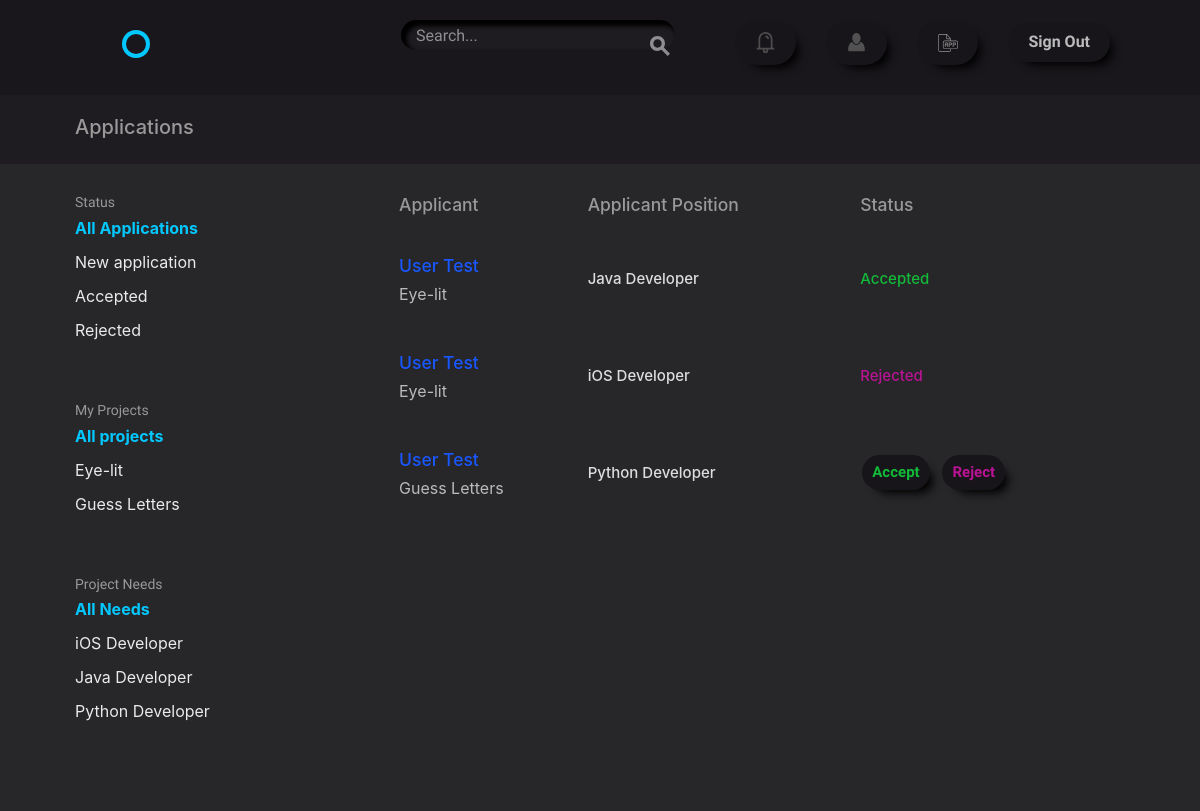
The page /accounts/applications/ (signed in) on the database its author committed.
### projects/models.py (models this page shows)
class Project(models.Model):
    user = models.ForeignKey(settings.AUTH_USER_MODEL,
                             related_name='projects',
                             on_delete=models.CASCADE)
    title = models.CharField(max_length=50)
    description = models.TextField(default='')
    time_estimate = models.CharField(max_length=100)
    requirements = models.CharField(max_length=255)
    def __str__(self):
        return '{}'.format(self.title)

class Position(models.Model):
    name = models.CharField(max_length=50)
    description = models.TextField(default='')
    project = models.ForeignKey(Project,
                                related_name='positions',
                                on_delete=models.CASCADE)
    time = models.CharField(max_length=30)
    skill = models.ManyToManyField('accounts.Skill',
                                   default='',
                                   related_name='skills')
    def __str__(self):
        return '{}'.format(self.name)

### accounts/models.py (models this page shows, shortened)
class UserApplication(models.Model):
    applicant = models.ForeignKey(settings.AUTH_USER_MODEL,
                                  on_delete=models.CASCADE,
                                  related_name='application')
    position = models.ForeignKey('projects.Position', related_name='apply')
    project = models.ForeignKey('projects.Project', related_name='user_projects')
    status = models.NullBooleanField(default=None)

class User(AbstractBaseUser, PermissionsMixin):
    username = models.CharField(max_length=50, unique=True)
    email = models.EmailField(unique=True)
    first_name = models.CharField(max_length=50)
    last_name = models.CharField(max_length=50)
    bio = models.TextField(default='')
    avatar = models.ImageField(upload_to='./user_avatar', blank=True)
    date_joined = models.DateTimeField(default=timezone.now)
    is_active = models.BooleanField(default=False)
    is_staff = models.BooleanField(default=False)
    objects = UserManager()
    USERNAME_FIELD = "email"
    REQUIRED_FIELDS = ['username']
    @property
    def full_name(self):
        return '{} {}'.format(self.first_name, self.last_name)

### accounts/views.py (the view, shortened to what this page needs)
# urls.py: url(r'applications/$', views.ApplicationView.as_view(),
class ApplicationView(LrM, PrM, ListView):
    template_name = "accounts/applications.html"
    model = models.UserApplication
    context_object_name = 'applications'
    prefetch_related = ['applicant__projects', ]
    def get_context_data(self, **kwargs):
        context = super(ApplicationView, self).get_context_data(**kwargs)
        context['applications'] = context['applications'].filter(
            project__user=self.request.user)
        context['app_list'] = ['New application', 'Accepted', 'Rejected']
        context['projects'] = self.request.user.projects.all()
        context['skills_list'] = Position.objects.filter(
            project__in=context['projects']).values('name').distinct()
        context['pro_selected'] = self.request.GET.get('pro_filter')
        context['skill_selected'] = self.request.GET.get('skill_filter')
        context['app_selected'] = self.request.GET.get('app_filter')
        return context
    def get_queryset(self):
        queryset = super().get_queryset()
        app_term = self.request.GET.get('app_filter')
        pro_term = self.request.GET.get('pro_filter')
        skill_term = self.request.GET.get('skill_filter')
        if app_term:
            queryset = queryset.filter(status=self.choice(app_term))
        if pro_term:
            queryset = queryset.filter(project__title=pro_term)
        if skill_term:
            queryset = queryset.filter(position__name=skill_term)
        return queryset

### accounts/templates/accounts/applications.html (shortened to what this page needs)
{% extends "layout.html" %}
{% block content %}
<div class="circle--actions--bar action-bar">
    <div class="bounds">
        <div class="grid-100">
            <h2>Applications</h2>
        </div>
    </div>
</div>
<div class="bounds circle--page">
    <div class="grid-25">
        <div class="circle--filter circle--secondary--module">
            <h4>Status</h4>
            <ul class="circle--filter--list">
                {% if app_list %}
                    <li><a href="{% url 'accounts:application' %}" {% if not app_selected %} class="selected"{% else %} class="my-button"{% endif %}>All Applications</a></li>
                    {% for application in app_list %}
                        <li><a href="?app_filter={{ application }}"{% if app_selected == application %} class="selected"{% else %} class="my-button"{% endif %}>{{ application }}</a></li>
                    {% endfor %}
                {% else %}
                    <li>N/A</li>
                {% endif %}
            </ul>
        </div>
        <div class="circle--filter circle--secondary--module">
            <h4>My Projects</h4>
                <ul class="circle--filter--list">
                    {% if projects %}
                        <li><a href="{% url 'accounts:application' %}" {% if not pro_selected %} class="selected"{% else %} class="my-button"{% endif %}>All projects</a></li>
                        {% for project in projects %}
                            <li><a href="?pro_filter={{ project.title }}"{% if pro_selected == project.title %} class="selected"{% else %} class="my-button"{% endif %}>{{ project.title }}</a></li>
                        {% endfor %}
                    {% else %}
                        <li>N/A</li>
                    {% endif %}
                </ul>
        </div>
        <div class="circle--filter circle--secondary--module">
            <h4>Project Needs</h4>
                <ul class="circle--filter--list">
                    {% if skills_list %}
                        <li><a href="{% url 'accounts:application' %}" {% if not skill_selected %} class="selected"{% else %} class="my-button"{% endif %}>All Needs</a></li>
                        {% for skill in skills_list %}
                            <li><a href="?skill_filter={{ skill.name }}"{% if skill_selected == skill.name %} class="selected"{% else %} class="my-button"{% endif %}>{{ skill.name }}</a></li>
                        {% endfor %}
                    {% else %}
                        <li>N/A</li>
                    {% endif %}
                </ul>
        </div>
    </div>
    <div class="grid-70 grid-push-5">
        <table class="u-full-width circle--table">
            <thead>
                <tr>
                <th><h3>Applicant</h3></th>
                <th class="circle--cell--right"><h3>Applicant Position</h3></th>
                <th class="circle--cell--right"><h3>Status</h3></th>
                </tr>
            </thead>
            <tbody>
                {% for application in applications %}
                <div class="d-flex fustify-content-between">
                    <tr class="clickable-row" data-href="{% url 'accounts:profile' application.applicant.pk %}">
                        <td>
                            <h3 class="title">{{ application.applicant.full_name }}</h3>
                            <p class="">{{ application.project }}</p>
                        </td>
                        <td class="circle--cell--right">
                            <span class="secondary-label h4 pos">{{ application.position }}</span>
                        </td>
                        <div class="d-flex justify-content-between">
                            {% if application.status == None %}
                                <td>
                                    <a class="button nav_button button-accept accepted mr-2"
                                       href="{% url 'accounts:decision_update' application.applicant.pk application.position.pk 'accept' %}">Accept</a>
                                    <a class="button nav_button button-accept rejected ml-2"
                                       href="{% url 'accounts:decision_update' application.applicant.pk application.position.pk 'reject' %}">Reject</a>
                                </td>
                            {% elif application.status %}
                                <td><h5 class="h4 accepted">Accepted</h5></td>
                            {% elif not application.status %}
                                <td><h5 class="h4 rejected">Rejected</h5></td>
                            {% endif %}
                        </div>
                    </tr>
                </div>
                {% endfor %}
            </tbody>
        </table>
    </div>
</div>
{% endblock %}

### assets/css/global.css (style rules this page uses)
html { font-family: sans-serif; -ms-text-size-adjust: 100%; -webkit-text-size-adjust: 100%; }
body { margin: 0; }
a { background-color: transparent; }
table { border-collapse: collapse; border-spacing: 0; }
td, th { padding: 0; }
html { font-size: 62.5%; }
body { font-size: 1.5em; line-height: 1.6; font-weight: 400; font-family: "Cousine"; color: #666; }
.bounds { max-width: 1080px; margin: 0 auto; }
.grid, .grid-5, .grid-10, .grid-15, .grid-20, .grid-25, .grid-30, .grid-33, .grid-35, .grid-40, .grid-45, .grid-50, .grid-55, .grid-60, .grid-65, .grid-66, .grid-70, .grid-75, .grid-80, .grid-90, .grid-95, .grid-100 { float: left; box-sizing: border-box; position: relative; }
.grid-push-5 { left: 5%; }
.grid-25 { width: 25%; padding: 0 15px; }
.grid-70 { width: 70%; padding: 0 15px; }
.grid-100 { width: 100%; padding: 0 15px; }
h1, h2, h3, h4, h5, h6 { margin-top: 0; margin-bottom: 2rem; font-weight: bold; font-family: "Work Sans", sans-serif; color: #222; }
h2 { font-size: 2.4rem; }
h3 { font-size: 1.8rem; }
h4 { font-size: 1.6rem; }
h5 { font-size: 1.4rem; }
@media (min-width: 550px) { h2 { font-size: 2.4rem; } }
@media (min-width: 550px) { h3 { font-size: 1.8rem; } }
@media (min-width: 550px) { h4 { font-size: 1.6rem; } }
@media (min-width: 550px) { h5 { font-size: 1.4rem; } }
p { margin-top: 0; font-size: 1.6rem; }
a { color: #689b98; -webkit-transition: color 0.2s; -moz-transition: color 0.2s; -ms-transition: color 0.2s; -o-transition: color 0.2s; transition: color 0.2s; }
.button, button, input[type="submit"], input[type="reset"], input[type="button"] { font-family: "Work Sans", sans-serif; font-size: 1.6rem; padding: 18px 30px; border: 0; margin-right: 10px; border-radius: 8px; font-weight: bold; display: inline-block; white-space: nowrap; box-sizing: border-box; line-height: 1; text-decoration: none; color: #689b98; background: none; box-shadow: 0 0 0 2px #689b98 inset; position: relative; -webkit-transition: 0.2s; -moz-transition: 0.2s; -ms-transition: 0.2s; -o-transition: 0.2s; transition: 0.2s; }
.button { cursor: pointer; }
ul { list-style: circle inside; }
ul { padding-left: 0; margin-top: 0; }
li { margin-bottom: 1rem; font-size: 1.6rem; }
th, td { padding: 15px; text-align: left; border-bottom: 1px solid #e1e1e1; }
th:first-child, td:first-child { padding-left: 0; }
th:last-child, td:last-child { padding-right: 0; }
th { color: #999; font-weight: normal; }
button, .button { margin-bottom: 1rem; }
pre, blockquote, dl, figure, table, p, ul, ol, form { margin-bottom: 2.5rem; }
.secondary-label { color: #b1a5c4; }
.circle--filter--list { list-style-type: none; }
.circle--filter--list a { text-decoration: none; color: rgba(34, 34, 34, 0.5); text-decoration: none; }
.circle--filter--list a.selected { color: #222; font-weight: bold; }
.circle--table { width: 100%; }
.circle--table h1, .circle--table h2, .circle--table h3, .circle--table h4, .circle--table h5, .circle--table h6 { margin: 0; }
.circle--table p { margin: 10px 0 0 0; }
.circle--table th, .circle--table td { line-height: 1; }
.circle--table th { padding: 0 0 15px 0; }
.circle--table td { padding: 25px 0; }
.clickable-row td { cursor: pointer; color: #a5c4c2; }
.clickable-row h3 { color: #689b98; }
.circle--secondary--module { margin-bottom: 50px; }
.circle--secondary--module:before, .circle--secondary--module:after { content: " "; display: table; }
.circle--secondary--module:after { clear: both; }
.circle--secondary--module > h1, .circle--secondary--module > h2, .circle--secondary--module > h3, .circle--secondary--module > h4, .circle--secondary--module > h5, .circle--secondary--module > h6 { font-family: "Cousine"; color: rgba(34, 34, 34, 0.3); font-size: 1.4rem; font-weight: normal; }
.circle--page { margin-bottom: 100px; }
.circle--page:before, .circle--page:after { content: " "; display: table; }
.circle--page:after { clear: both; }
.circle--actions--bar { margin: -30px 0 30px; background: #f9f9f9; padding: 20px 0; }
.circle--actions--bar:before, .circle--actions--bar:after { content: " "; display: table; }
.circle--actions--bar:after { clear: both; }

### rows shown on the page
Project: title "Eye-lit"
Project: title "Guess Letters"
Position: name "iOS Developer"
Position: name "Java Developer"
Position: name "Python Developer"
UserApplication: applicant.full_name "User Test", project "Eye-lit", position "Java Developer", status "Accepted"
UserApplication: applicant.full_name "User Test", project "Eye-lit", position "iOS Developer", status "Rejected"
UserApplication: applicant.full_name "User Test", project "Guess Letters", position "Python Developer", shows "Accept"

### other values the page prints
{{ application }} "New application" "Accepted" "Rejected"
